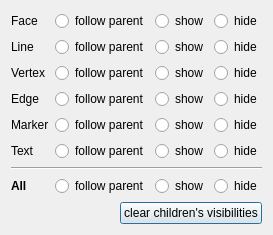
<?xml version="1.0" encoding="UTF-8"?>
<ui version="4.0">
 <class>HoopsVisibilitySettingDialog</class>
 <widget class="QDialog" name="HoopsVisibilitySettingDialog">
  <property name="geometry">
   <rect>
    <x>0</x>
    <y>0</y>
    <width>269</width>
    <height>220</height>
   </rect>
  </property>
  <property name="windowTitle">
   <string>HoopsVisibilitySettingDialog</string>
  </property>
  <layout class="QVBoxLayout" name="verticalLayout">
   <item>
    <layout class="QGridLayout" name="gridLayout">
     <item row="0" column="0">
      <widget class="QLabel" name="label">
       <property name="text">
        <string>Face</string>
       </property>
      </widget>
     </item>
     <item row="1" column="0">
      <widget class="QLabel" name="label_2">
       <property name="text">
        <string>Line</string>
       </property>
      </widget>
     </item>
     <item row="0" column="1">
      <widget class="QRadioButton" name="rb1_1">
       <property name="text">
        <string>follow parent</string>
       </property>
       <attribute name="buttonGroup">
        <string>buttonGroup</string>
       </attribute>
      </widget>
     </item>
     <item row="0" column="2">
      <widget class="QRadioButton" name="rb1_2">
       <property name="text">
        <string>show</string>
       </property>
       <attribute name="buttonGroup">
        <string>buttonGroup</string>
       </attribute>
      </widget>
     </item>
     <item row="0" column="3">
      <widget class="QRadioButton" name="rb1_3">
       <property name="text">
        <string>hide</string>
       </property>
       <attribute name="buttonGroup">
        <string>buttonGroup</string>
       </attribute>
      </widget>
     </item>
     <item row="2" column="0">
      <widget class="QLabel" name="label_3">
       <property name="text">
        <string>Vertex</string>
       </property>
      </widget>
     </item>
     <item row="3" column="0">
      <widget class="QLabel" name="label_4">
       <property name="text">
        <string>Edge</string>
       </property>
      </widget>
     </item>
     <item row="4" column="0">
      <widget class="QLabel" name="label_5">
       <property name="text">
        <string>Marker</string>
       </property>
      </widget>
     </item>
     <item row="5" column="0">
      <widget class="QLabel" name="label_6">
       <property name="text">
        <string>Text</string>
       </property>
      </widget>
     </item>
     <item row="1" column="1">
      <widget class="QRadioButton" name="rb2_1">
       <property name="text">
        <string>follow parent</string>
       </property>
       <attribute name="buttonGroup">
        <string>buttonGroup_2</string>
       </attribute>
      </widget>
     </item>
     <item row="2" column="1">
      <widget class="QRadioButton" name="rb3_1">
       <property name="text">
        <string>follow parent</string>
       </property>
       <attribute name="buttonGroup">
        <string>buttonGroup_3</string>
       </attribute>
      </widget>
     </item>
     <item row="3" column="1">
      <widget class="QRadioButton" name="rb4_1">
       <property name="text">
        <string>follow parent</string>
       </property>
       <attribute name="buttonGroup">
        <string>buttonGroup_4</string>
       </attribute>
      </widget>
     </item>
     <item row="4" column="1">
      <widget class="QRadioButton" name="rb5_1">
       <property name="text">
        <string>follow parent</string>
       </property>
       <attribute name="buttonGroup">
        <string>buttonGroup_5</string>
       </attribute>
      </widget>
     </item>
     <item row="5" column="1">
      <widget class="QRadioButton" name="rb6_1">
       <property name="text">
        <string>follow parent</string>
       </property>
       <attribute name="buttonGroup">
        <string>buttonGroup_7</string>
       </attribute>
      </widget>
     </item>
     <item row="1" column="2">
      <widget class="QRadioButton" name="rb2_2">
       <property name="text">
        <string>show</string>
       </property>
       <attribute name="buttonGroup">
        <string>buttonGroup_2</string>
       </attribute>
      </widget>
     </item>
     <item row="2" column="2">
      <widget class="QRadioButton" name="rb3_2">
       <property name="text">
        <string>show</string>
       </property>
       <attribute name="buttonGroup">
        <string>buttonGroup_3</string>
       </attribute>
      </widget>
     </item>
     <item row="3" column="2">
      <widget class="QRadioButton" name="rb4_2">
       <property name="text">
        <string>show</string>
       </property>
       <attribute name="buttonGroup">
        <string>buttonGroup_4</string>
       </attribute>
      </widget>
     </item>
     <item row="4" column="2">
      <widget class="QRadioButton" name="rb5_2">
       <property name="text">
        <string>show</string>
       </property>
       <attribute name="buttonGroup">
        <string>buttonGroup_5</string>
       </attribute>
      </widget>
     </item>
     <item row="5" column="2">
      <widget class="QRadioButton" name="rb6_2">
       <property name="text">
        <string>show</string>
       </property>
       <attribute name="buttonGroup">
        <string>buttonGroup_7</string>
       </attribute>
      </widget>
     </item>
     <item row="1" column="3">
      <widget class="QRadioButton" name="rb2_3">
       <property name="text">
        <string>hide</string>
       </property>
       <attribute name="buttonGroup">
        <string>buttonGroup_2</string>
       </attribute>
      </widget>
     </item>
     <item row="2" column="3">
      <widget class="QRadioButton" name="rb3_3">
       <property name="text">
        <string>hide</string>
       </property>
       <attribute name="buttonGroup">
        <string>buttonGroup_3</string>
       </attribute>
      </widget>
     </item>
     <item row="3" column="3">
      <widget class="QRadioButton" name="rb4_3">
       <property name="text">
        <string>hide</string>
       </property>
       <attribute name="buttonGroup">
        <string>buttonGroup_4</string>
       </attribute>
      </widget>
     </item>
     <item row="4" column="3">
      <widget class="QRadioButton" name="rb5_3">
       <property name="text">
        <string>hide</string>
       </property>
       <attribute name="buttonGroup">
        <string>buttonGroup_5</string>
       </attribute>
      </widget>
     </item>
     <item row="5" column="3">
      <widget class="QRadioButton" name="rb6_3">
       <property name="text">
        <string>hide</string>
       </property>
       <attribute name="buttonGroup">
        <string>buttonGroup_7</string>
       </attribute>
      </widget>
     </item>
     <item row="7" column="0">
      <widget class="QLabel" name="label_7">
       <property name="font">
        <font>
         <weight>75</weight>
         <bold>true</bold>
        </font>
       </property>
       <property name="text">
        <string>All</string>
       </property>
      </widget>
     </item>
     <item row="6" column="0" colspan="4">
      <layout class="QHBoxLayout" name="horizontalLayout_2">
       <item>
        <widget class="Line" name="line">
         <property name="orientation">
          <enum>Qt::Horizontal</enum>
         </property>
        </widget>
       </item>
      </layout>
     </item>
     <item row="7" column="1">
      <widget class="QRadioButton" name="rb0_1">
       <property name="text">
        <string>follow parent</string>
       </property>
       <attribute name="buttonGroup">
        <string>buttonGroup_6</string>
       </attribute>
      </widget>
     </item>
     <item row="7" column="2">
      <widget class="QRadioButton" name="rb0_2">
       <property name="text">
        <string>show</string>
       </property>
       <attribute name="buttonGroup">
        <string>buttonGroup_6</string>
       </attribute>
      </widget>
     </item>
     <item row="7" column="3">
      <widget class="QRadioButton" name="rb0_3">
       <property name="text">
        <string>hide</string>
       </property>
       <attribute name="buttonGroup">
        <string>buttonGroup_6</string>
       </attribute>
      </widget>
     </item>
    </layout>
   </item>
   <item>
    <layout class="QHBoxLayout" name="horizontalLayout">
     <item>
      <spacer name="horizontalSpacer">
       <property name="orientation">
        <enum>Qt::Horizontal</enum>
       </property>
       <property name="sizeHint" stdset="0">
        <size>
         <width>40</width>
         <height>20</height>
        </size>
       </property>
      </spacer>
     </item>
     <item>
      <widget class="QPushButton" name="pushButton">
       <property name="text">
        <string>clear children's visibilities</string>
       </property>
      </widget>
     </item>
    </layout>
   </item>
  </layout>
 </widget>
 <layoutdefault spacing="6" margin="11"/>
 <resources/>
 <connections/>
 <buttongroups>
  <buttongroup name="buttonGroup_2"/>
  <buttongroup name="buttonGroup_3"/>
  <buttongroup name="buttonGroup_4"/>
  <buttongroup name="buttonGroup_5"/>
  <buttongroup name="buttonGroup_6"/>
  <buttongroup name="buttonGroup"/>
  <buttongroup name="buttonGroup_7"/>
 </buttongroups>
</ui>
